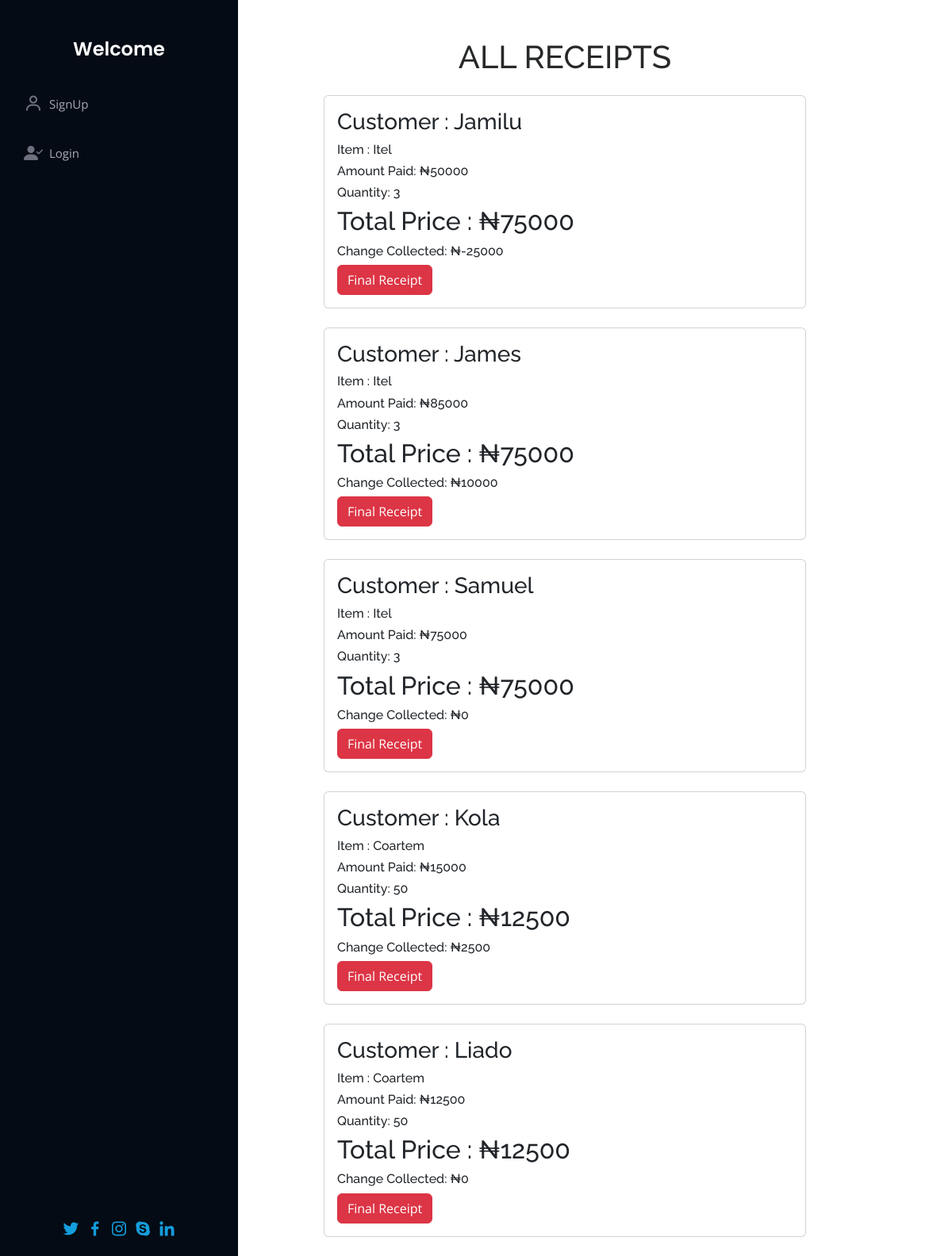
Screenshot of /receipt/ with the database file from the repository.
### inventory/models.py (models this page shows, shortened)
class Sale(models.Model):
    item = models.ForeignKey(Product, on_delete = models.CASCADE)
    quantity = models.IntegerField(default = 0)
    amount_received = models.IntegerField(default = 0)
    issued_to = models.CharField(max_length = 50, null = True, blank = True)
    unit_price = models.IntegerField(default = 0)
    @property
    def get_total(self):
       total = self.quantity * self.item.unit_price
       return int(total)
    @property
    def get_change(self):
        amount_received = self.amount_received
        total_sales = (self.quantity * self.item.unit_price)
        change =  amount_received - total_sales
        if amount_received < total_sales:
            return f'-{abs(int(change))}'
        else:
            return abs(int(change))
    class Meta:
        ordering = ('-id',)

class Product(models.Model):
    category_name = models.ForeignKey(Category, on_delete = models.CASCADE,null = True, blank = False)
    item_name = models.CharField(max_length = 50, null = True, blank = False)
    total_quantity = models.IntegerField(default = 0)
    issued_quantity = models.IntegerField(default = 0)
    received_quantity = models.IntegerField(default = 0)
    unit_price = models.IntegerField(default = 0)
    def __str__(self):
        return self.item_name
    class Meta:
        ordering = ('-id',)

### inventory/views.py (the view)
# urls.py: path('receipt/', Reciept_Views.as_view(), name = "receipt"),
class Reciept_Views(ListView):
    model = Sale
    context_object_name = 'sales'
    template_name = 'products/receipt.html'

### templates/products/receipt.html
{% extends 'products/base.html'%} {% block content%}
<br /><br>
<div class="container">
  <h1 class="card-header text-center">ALL RECEIPTS</h1><br>
  {% for sale in sales %}
  <div class="card">
    <div class="card-body">
      <h3 class="card-title">Customer : {{sale.issued_to | title}}</h3>
      <h6 class="card-text">Item : {{sale.item}}</h6>
      <h6 class="card-text">Amount Paid:  ₦{{ sale.amount_received }}</h6>
      <h6 class="card-text">Quantity: {{sale.quantity }}</h6>
      <h2>Total Price :  ₦{{ sale.get_total }}</h2>
      <div style="flex: 1">
        <h6 class="card-text">Change Collected:  ₦{{ sale.get_change }}</h6>
        <a href="{% url 'receipt_detail' sale.id %}">
          <input
            type="submit"
            value="Final Receipt"
            class="btn btn-danger"
            type="button"
          />
        </a>
      </div>
    </div>
  </div>
  <br />
  {% endfor %}
</div>
{% endblock %}

### templates/products/base.html (shortened to what this page needs)
{% load static %}
<!DOCTYPE html>
<html lang="en">
<head>
  <link rel="stylesheet" href="https://stackpath.bootstrapcdn.com/bootstrap/4.5.0/css/bootstrap.min.css">
  <link rel="stylesheet" href="https://maxcdn.bootstrapcdn.com/font-awesome/4.7.0/css/font-awesome.min.css">
  <link href="{% static 'assets/vendor/aos/aos.css' %}" rel="stylesheet">
  <link href="{% static 'assets/vendor/bootstrap/css/bootstrap.min.css' %}" rel="stylesheet">
  <link href="{% static 'assets/vendor/bootstrap-icons/bootstrap-icons.css' %}" rel="stylesheet">
  <link href="{% static 'assets/vendor/boxicons/css/boxicons.min.css' %}" rel="stylesheet">
  <link href="{% static 'assets/vendor/glightbox/css/glightbox.min.css' %}" rel="stylesheet">
  <link href="{% static 'assets/vendor/swiper/swiper-bundle.min.css' %}" rel="stylesheet">
  {% load static %}
  {% load crispy_forms_tags %}
  {% load bootstrap5 %}
  {% bootstrap_css %}
  <link href="{% static 'assets/css/style.css' %}" rel="stylesheet">
</head>
<body class="mybody">
  <header id="header">
    <div class="d-flex flex-column">
      <div class="profile">
        <h1 class="text-light mt-lg-5 pt"><a href="index.html">Welcome {{user.username}}</a></h1>
      </div>
      <nav id="navbar" class="nav-menu navbar">
        <ul>
          {%  if request.user.is_authenticated %}
          <li><a href="{% url 'home'%}" class="nav-link scrollto active"><i class="bx bx-home"></i> <span>Home</span></a></li>
          <li><a href="{% url 'receipt'%}" class="nav-link scrollto"><i class="bi bi-layers-fill"></i> <span>Receipt</span></a></li>
          <li><a href="{% url 'all_sales'%}" class="nav-link scrollto"><i class="bx bx-file-blank"></i> <span>All Sales</span></a></li>
          <!--<li><a href="#portfolio" class="nav-link scrollto"><i class="bx bx-book-content"></i> <span>Portfolio</span></a></li>
          <li><a href="#services" class="nav-link scrollto"><i class="bx bx-server"></i> <span>Services</span></a></li>  -->
          <li><a href="{% url 'new_product'%}" class="nav-link scrollto"><i class="bx bx-envelope"></i> <span>Add Items</span></a></li>
          <li><a href="{% url 'logout'%}"class="nav-link scrollto"><i class="bi bi-arrow-left-square-fill"></i> <span>Logout</span></a></li>
          {% else %}
          <li><a href="{% url 'register'%}" class="nav-link scrollto"><i class="bx bx-user"></i></i> <span>SignUp</span></a></li>
          <li><a href="{% url 'login'%}" class="nav-link scrollto"><i class="bi bi-person-check-fill"></i></i> <span>Login</span></a></li>
          {% endif %}
        </ul>
      </nav>
    </div>
  </header>
  <main id="main">
    <div class="row">
      <div class="col-md-3"></div>
      <div class="col-md-8">
        {% block content %}
        {% endblock  %}
      </div>
    </div>
  </main>
  <footer id="footer">
    <div class="container">
      <div class="credits">
        <div class="social-links mt-3 text-center">
          <a href="#" class="twitter"><i class="bx bxl-twitter"></i></a>
          <a href="#" class="facebook"><i class="bx bxl-facebook"></i></a>
          <a href="#" class="instagram"><i class="bx bxl-instagram"></i></a>
          <a href="#" class="google-plus"><i class="bx bxl-skype"></i></a>
          <a href="#" class="linkedin"><i class="bx bxl-linkedin"></i></a>
        </div>
      </div>
    </div>
  </footer>
</body>
</html>

### static/assets/css/style.css (style rules this page uses)
body { font-family: "Open Sans", sans-serif; color: #272829; }
a { color: #149ddd; text-decoration: none; }
h1, h2, h3, h4, h5, h6 { font-family: "Raleway", sans-serif; }
#header { position: fixed; top: 0; left: 0; bottom: 0; width: 300px; transition: all ease-in-out 0.5s; z-index: 9997; transition: all 0.5s; padding: 0 15px; background: #040b14; overflow-y: auto; }
#header .profile h1 { font-size: 24px; margin: 0; padding: 0; font-weight: 600; -moz-text-align-last: center; text-align-last: center; font-family: "Poppins", sans-serif; }
#header .profile h1 a, #header .profile h1 a:hover { color: #fff; text-decoration: none; }
.mybody { background: url(../img/hero-bg.jpg) no-repeat center center fixed; -webkit-background-size: cover; -moz-background-size: cover; -o-background-size: cover; background-size: cover; }
#main { width: 80%; margin-left: 150px; }
.nav-menu { padding: 30px 0 0 0; }
.nav-menu * { margin: 0; padding: 0; list-style: none; }
.nav-menu>ul>li { position: relative; white-space: nowrap; }
.nav-menu a, .nav-menu a:focus { display: flex; align-items: center; color: #a8a9b4; padding: 12px 15px; margin-bottom: 8px; transition: 0.3s; font-size: 15px; }
.nav-menu a i, .nav-menu a:focus i { font-size: 24px; padding-right: 8px; color: #6f7180; }
#footer { padding: 15px; color: #f4f6fd; font-size: 24px; position: fixed; left: 0; bottom: 0; width: 300px; z-index: 9999; background: #040b14; }
#footer .credits { padding-top: 5px; text-align: center; font-size: 24px; color: #eaebf0; }

### rows the page displays
Sale: issued_to "Jamilu", item "Itel", amount_received "50000", quantity "3", get_total "75000", get_change "-25000"
Sale: issued_to "James", item "Itel", amount_received "85000", quantity "3", get_total "75000", get_change "10000"
Sale: issued_to "Samuel", item "Itel", amount_received "75000", quantity "3", get_total "75000", get_change "0"
Sale: issued_to "Kola", item "Coartem", amount_received "15000", quantity "50", get_total "12500", get_change "2500"
Sale: issued_to "Liado", item "Coartem", amount_received "12500", quantity "50", get_total "12500", get_change "0"
